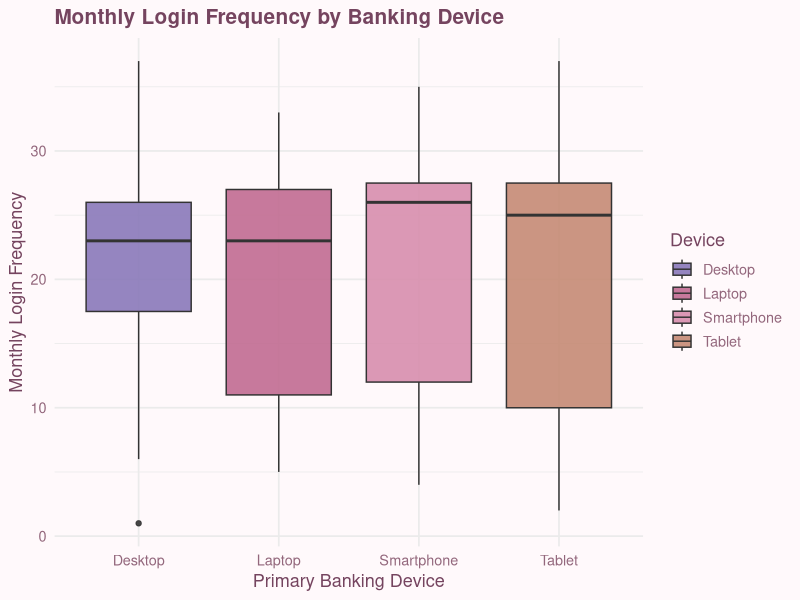
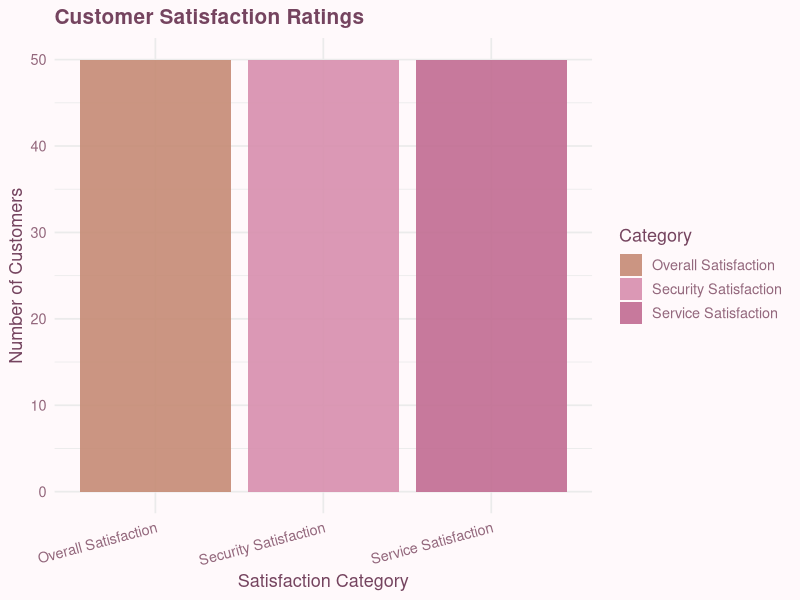
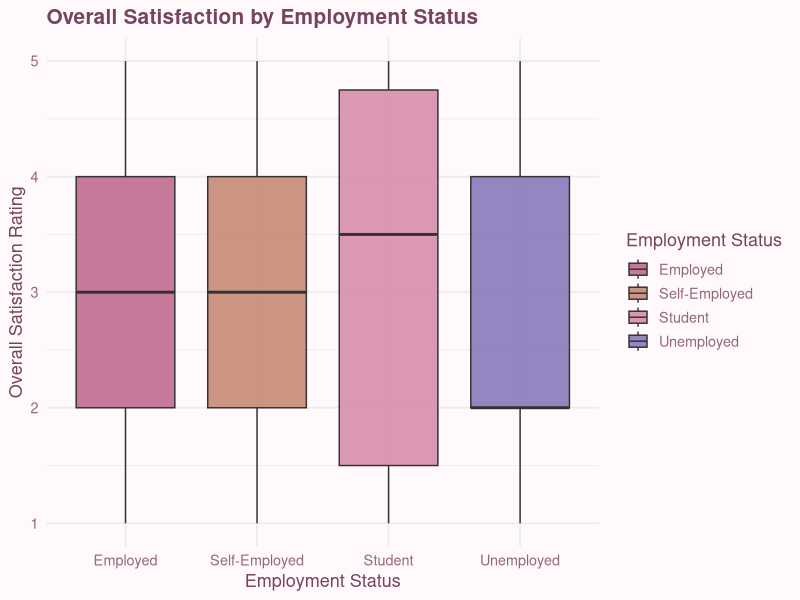
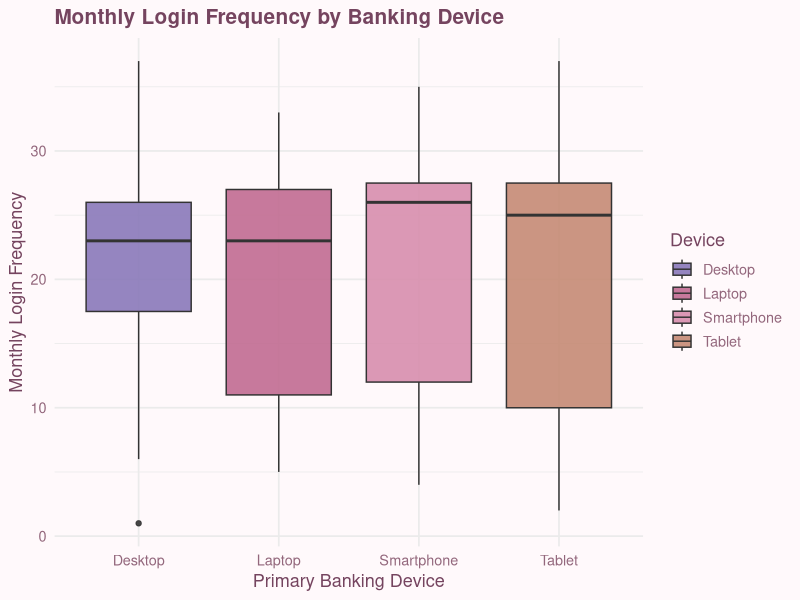
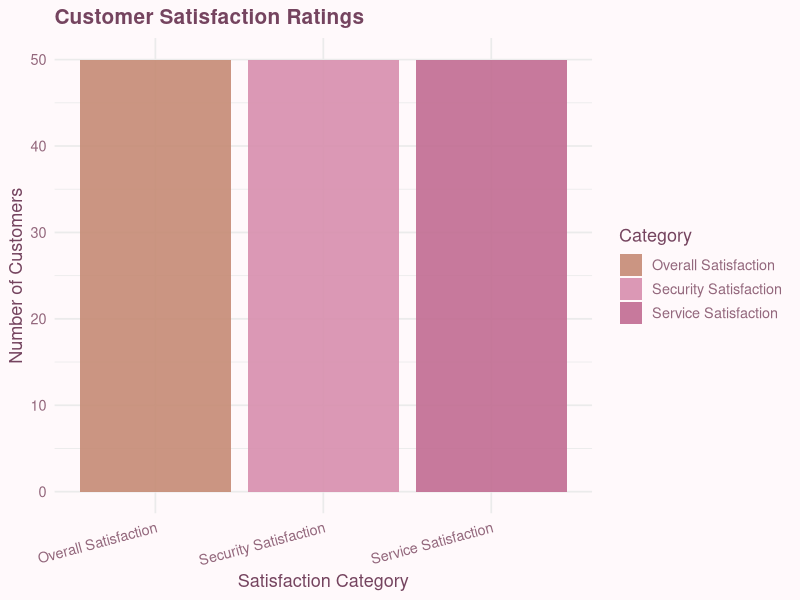
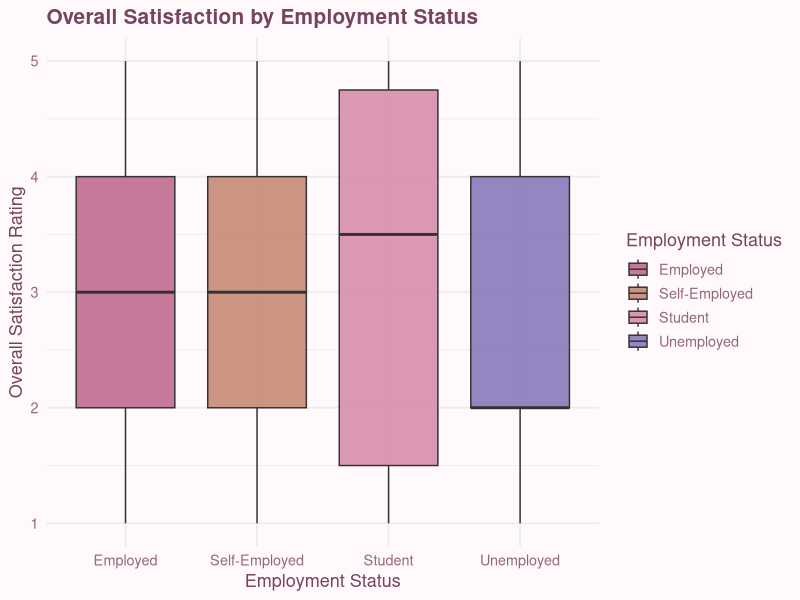

The R source for these figures, in order:

# Online Banking Usage and Customer Satisfaction
# Data Analysis and Graph Generation

# Install ggplot2 if needed
if (!require(ggplot2)) {
  install.packages("ggplot2")
  library(ggplot2)
}

# Load dataset
online_banking <- read.csv("online_banking_satisfaction.csv")

# Create output folder
if (!dir.exists("graphs")) {
  dir.create("graphs")
}

# 1. SUMMARY STATISTICS

cat("ONLINE BANKING DATA ANALYSIS\n\n")

cat("Total Customers:",
    nrow(online_banking), "\n")

cat("Average Age:",
    round(mean(online_banking$Age), 2), "\n")

cat("Average Monthly Logins:",
    round(mean(online_banking$Monthly_Login_Frequency), 2), "\n")

cat("Average Transaction Frequency:",
    round(mean(online_banking$Transaction_Frequency), 2), "\n")

cat("Average Security Satisfaction:",
    round(mean(online_banking$Security_Satisfaction), 2), "\n")

cat("Average Service Satisfaction:",
    round(mean(online_banking$Service_Satisfaction), 2), "\n")

cat("Average Overall Satisfaction:",
    round(mean(online_banking$Overall_Satisfaction), 2), "\n")

# Save summary statistics
summary_data <- data.frame(
  Metric = c(
    "Total Customers",
    "Average Age",
    "Average Monthly Logins",
    "Average Transaction Frequency",
    "Average Security Satisfaction",
    "Average Service Satisfaction",
    "Average Overall Satisfaction"
  ),
  Value = c(
    nrow(online_banking),
    mean(online_banking$Age),
    mean(online_banking$Monthly_Login_Frequency),
    mean(online_banking$Transaction_Frequency),
    mean(online_banking$Security_Satisfaction),
    mean(online_banking$Service_Satisfaction),
    mean(online_banking$Overall_Satisfaction)
  )
)

write.csv(
  summary_data,
  "online_banking_summary.csv",
  row.names = FALSE
)

# FEMININE COLOR PALETTE
pink <- "#D78EAD"
rose <- "#C16C91"
mauve <- "#A65F82"
plum <- "#75445F"
gold <- "#C58B75"
cream <- "#FFF9FB"

# COMMON GRAPH THEME
feminine_theme <- theme_minimal(base_size = 13) +
  theme(
    plot.background = element_rect(
      fill = cream,
      color = NA
    ),
    panel.background = element_rect(
      fill = cream,
      color = NA
    ),
    plot.title = element_text(
      color = plum,
      face = "bold",
      size = 15
    ),
    axis.title = element_text(color = plum),
    axis.text = element_text(color = "#93677C"),
    legend.title = element_text(color = plum),
    legend.text = element_text(color = "#93677C")
  )

# GRAPH 1:
# Monthly Login Frequency by Banking Device

graph1 <- ggplot(
  online_banking,
  aes(
    x = Primary_Banking_Device,
    y = Monthly_Login_Frequency,
    fill = Primary_Banking_Device
  )
) +
  geom_boxplot(alpha = 0.9) +
  scale_fill_manual(
    values = c(
      "Smartphone" = pink,
      "Laptop" = rose,
      "Tablet" = gold,
      "Desktop" = "#8979B9"
    )
  ) +
  labs(
    title = "Monthly Login Frequency by Banking Device",
    x = "Primary Banking Device",
    y = "Monthly Login Frequency",
    fill = "Device"
  ) +
  feminine_theme

ggsave(
  "graphs/graph1_login_frequency.png",
  graph1,
  width = 9,
  height = 6
)

# GRAPH 2:
# Customer Satisfaction Ratings

satisfaction_data <- data.frame(
  Satisfaction_Type = rep(
    c(
      "Security Satisfaction",
      "Service Satisfaction",
      "Overall Satisfaction"
    ),
    each = nrow(online_banking)
  ),
  Rating = c(
    online_banking$Security_Satisfaction,
    online_banking$Service_Satisfaction,
    online_banking$Overall_Satisfaction
  )
)

graph2 <- ggplot(
  satisfaction_data,
  aes(
    x = Satisfaction_Type,
    fill = Satisfaction_Type
  )
) +
  geom_bar(alpha = 0.9) +
  scale_fill_manual(
    values = c(
      "Security Satisfaction" = pink,
      "Service Satisfaction" = rose,
      "Overall Satisfaction" = gold
    )
  ) +
  labs(
    title = "Customer Satisfaction Ratings",
    x = "Satisfaction Category",
    y = "Number of Customers",
    fill = "Category"
  ) +
  feminine_theme +
  theme(
    axis.text.x = element_text(
      angle = 15,
      hjust = 1
    )
  )

ggsave(
  "graphs/graph2_customer_satisfaction.png",
  graph2,
  width = 9,
  height = 6
)

# GRAPH 3:
# Overall Satisfaction by Employment Status

graph3 <- ggplot(
  online_banking,
  aes(
    x = Employment_Status,
    y = Overall_Satisfaction,
    fill = Employment_Status
  )
) +
  geom_boxplot(alpha = 0.9) +
  scale_fill_manual(
    values = c(
      "Student" = pink,
      "Employed" = rose,
      "Self-Employed" = gold,
      "Unemployed" = "#8979B9"
    )
  ) +
  labs(
    title = "Overall Satisfaction by Employment Status",
    x = "Employment Status",
    y = "Overall Satisfaction Rating",
    fill = "Employment Status"
  ) +
  feminine_theme

ggsave(
  "graphs/graph3_satisfaction_employment.png",
  graph3,
  width = 9,
  height = 6
)

# DISPLAY GRAPHS
print(graph1)
print(graph2)
print(graph3)

cat("\nANALYSIS COMPLETED SUCCESSFULLY!\n")
cat("Three graphs saved in the graphs folder.\n")
cat("Summary saved as online_banking_summary.csv\n")
